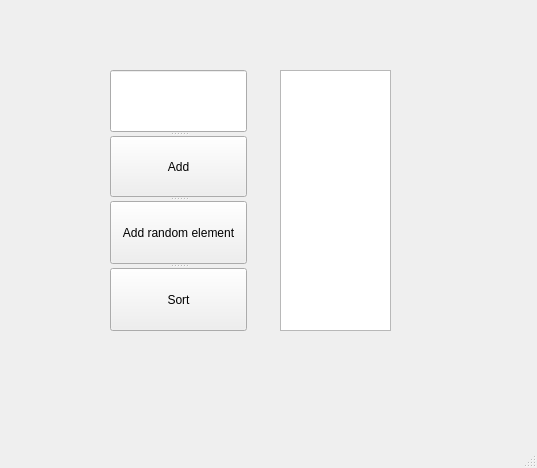
<?xml version="1.0" encoding="UTF-8"?>
<ui version="4.0">
 <class>MainWindow</class>
 <widget class="QMainWindow" name="MainWindow">
  <property name="geometry">
   <rect>
    <x>0</x>
    <y>0</y>
    <width>537</width>
    <height>468</height>
   </rect>
  </property>
  <property name="windowTitle">
   <string>MainWindow</string>
  </property>
  <widget class="QWidget" name="centralwidget">
   <widget class="QListWidget" name="listWidget">
    <property name="geometry">
     <rect>
      <x>280</x>
      <y>70</y>
      <width>111</width>
      <height>261</height>
     </rect>
    </property>
   </widget>
   <widget class="QSplitter" name="splitter_2">
    <property name="geometry">
     <rect>
      <x>110</x>
      <y>70</y>
      <width>137</width>
      <height>261</height>
     </rect>
    </property>
    <property name="orientation">
     <enum>Qt::Vertical</enum>
    </property>
    <widget class="QSplitter" name="splitter">
     <property name="orientation">
      <enum>Qt::Vertical</enum>
     </property>
     <widget class="QLineEdit" name="lineEdit"/>
     <widget class="QPushButton" name="Add">
      <property name="text">
       <string>Add</string>
      </property>
     </widget>
    </widget>
    <widget class="QPushButton" name="Add_random_element">
     <property name="text">
      <string>Add random element</string>
     </property>
    </widget>
    <widget class="QPushButton" name="Sort">
     <property name="text">
      <string>Sort</string>
     </property>
    </widget>
   </widget>
  </widget>
  <widget class="QMenuBar" name="menubar">
   <property name="geometry">
    <rect>
     <x>0</x>
     <y>0</y>
     <width>537</width>
     <height>26</height>
    </rect>
   </property>
  </widget>
  <widget class="QStatusBar" name="statusbar"/>
 </widget>
 <resources/>
 <connections/>
</ui>
